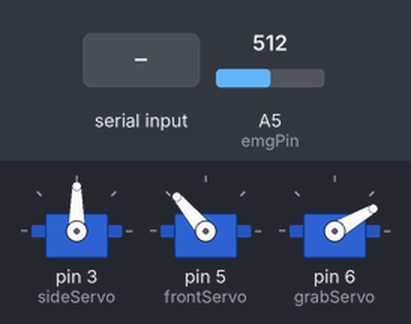
Recording of a sketch running on a simulated Arduino Uno, built with avr-gcc and run on an emulated ATmega328P. Parts: 3 × servo. Inputs (shaded band) come from the test bench; at power-on: A5 (emgPin) = 512. What the sketch prints to the serial monitor is not drawn.

Above: at 1.2 s.
1.3 s: "L" received over Serial
At 2.5 s:
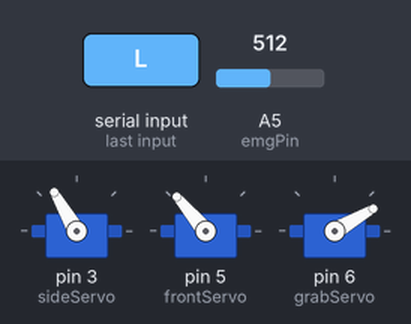
2.8 s: "F" received over Serial
At 3.8 s:
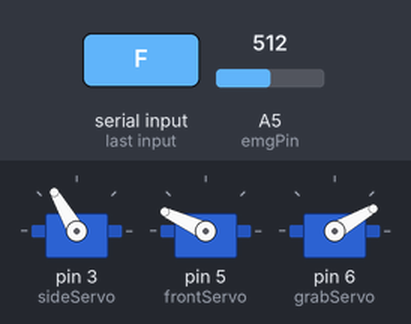
4.3 s: "R" received over Serial
At 5.0 s:
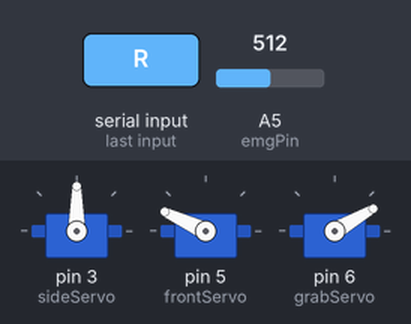
5.8 s: "G" received over Serial
At 6.1 s:
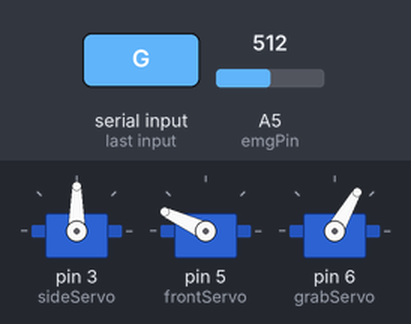
7.3 s: "B" received over Serial
At 8.4 s:
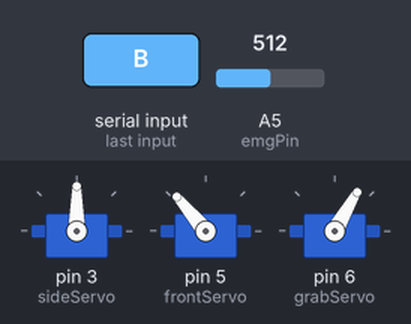
8.8 s: "O" received over Serial
At 9.5 s:
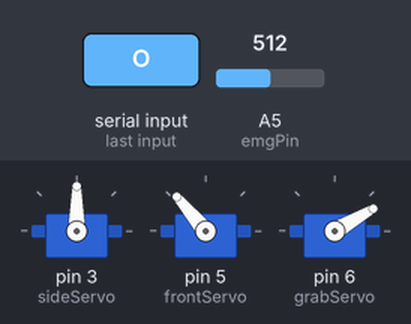
Timing chart, 0 to 11.3 s (numbered marks = the images above; inputs shaded):
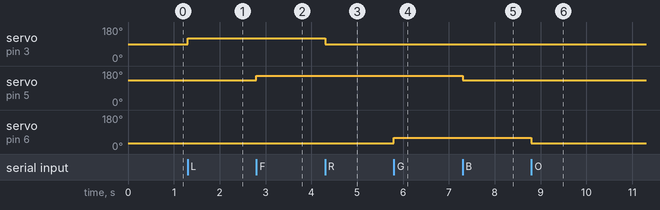

Measured:
- after the input at 1.3 s, servo on pin 3 (sideServo): 90° → 120° at once
- after the input at 2.8 s, servo on pin 5 (frontServo): 130° → 155° at once
- after the input at 4.3 s, servo on pin 3 (sideServo): 120° → 90° at once
- after the input at 5.8 s, servo on pin 6 (grabServo): 30° → 60° at once
- after the input at 7.3 s, servo on pin 5 (frontServo): 155° → 130° at once
- after the input at 8.8 s, servo on pin 6 (grabServo): 60° → 30° at once

The sketch:

3_motor_write_test.ino
```cpp
#include <Servo.h>

Servo sideServo;     // 左右（原来的）
Servo frontServo;    // 前后
Servo grabServo;     // 抓取

// 舵机当前角度
int sideAngle = 90;    // 左右舵机 初始 90°
int frontAngle = 130;  // 前后舵机 初始 130°
int grabAngle = 30;    // 抓取舵机 初始 30°

const int emgPin = A5;  // EMG 输入

void setup() {
  Serial.begin(115200);

  sideServo.attach(3);   // 左右舵机
  frontServo.attach(5);  // 前后舵机
  grabServo.attach(6);   // 抓取舵机

  // 初始化位置
  sideServo.write(sideAngle);
  frontServo.write(frontAngle);
  grabServo.write(grabAngle);
}

void loop() {
  // ========== 1. 读取 EMG 并发送 ==========
  int emgValue = analogRead(emgPin);
  Serial.println(emgValue);

  // ========== 2. 接收控制指令 ==========
  if (Serial.available()) {
    char command = Serial.read();

    // ---------- 左右舵机 ----------
    if (command == 'L') {
      sideAngle = min(180, sideAngle + 30);
      sideServo.write(sideAngle);
      delay(500);
    } else if (command == 'R') {
      sideAngle = max(0, sideAngle - 30);
      sideServo.write(sideAngle);
      delay(500);
    }

    // ---------- 前后舵机 ----------
    else if (command == 'F') {
      frontAngle = min(180, frontAngle + 25);
      frontServo.write(frontAngle);
      delay(500);
    } else if (command == 'B') {
      frontAngle = max(70, frontAngle - 25);
      frontServo.write(frontAngle);
      delay(500);
    }

    // ---------- 抓取舵机 ----------
    else if (command == 'G') {
      grabAngle = min(90, grabAngle + 30);
      grabServo.write(grabAngle);
      delay(500);
    } else if (command == 'O') {
      grabAngle = max(0, grabAngle - 30);
      grabServo.write(grabAngle);
      delay(500);
    }

    else if (command == 'Z') {
      sideAngle = 90;
      frontAngle = 130;
      grabAngle = 30;

      sideServo.write(sideAngle);
      frontServo.write(frontAngle);
      grabServo.write(grabAngle);

      delay(500);  // 可选：给舵机时间归位
}
  }

  delay(1);  // 保持 EMG 采样频率为 1000Hz
}
```
